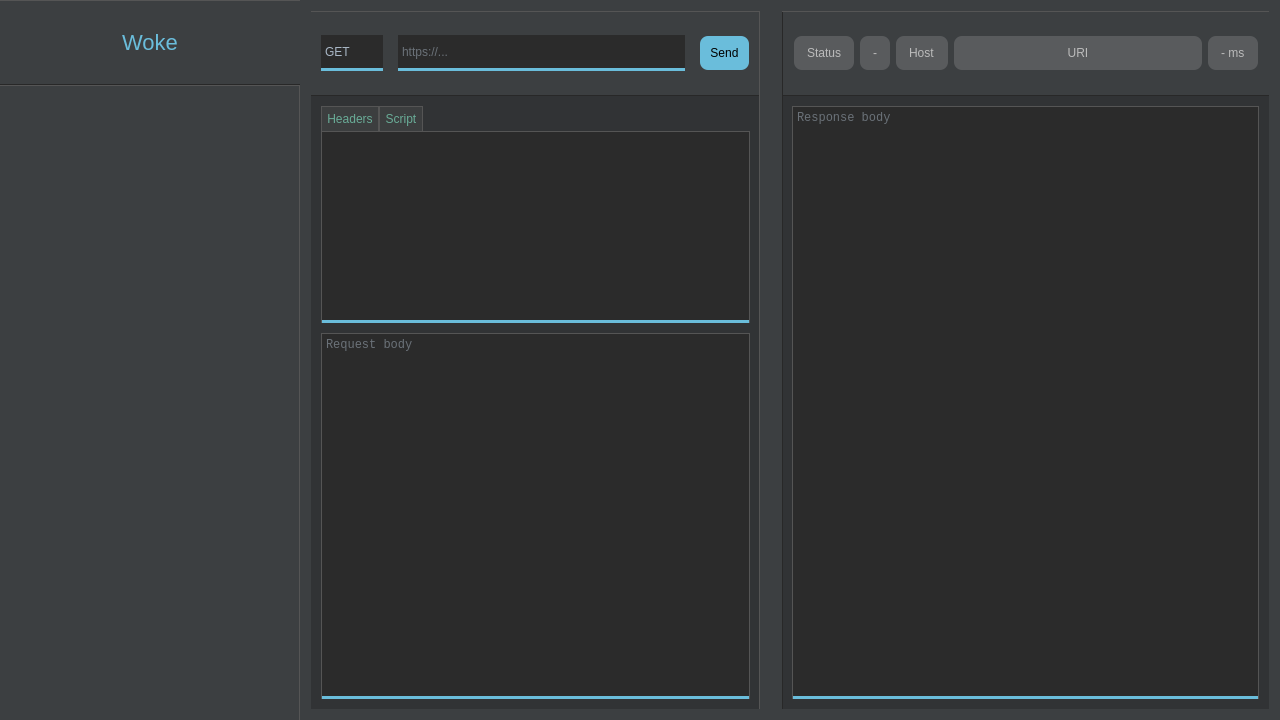
<?xml version="1.0" encoding="UTF-8"?>
<ui version="4.0">
 <class>MainWindow</class>
 <widget class="QMainWindow" name="MainWindow">
  <property name="geometry">
   <rect>
    <x>0</x>
    <y>0</y>
    <width>1280</width>
    <height>720</height>
   </rect>
  </property>
  <property name="windowTitle">
   <string>MainWindow</string>
  </property>
  <property name="styleSheet">
   <string notr="true">QScrollBar:horizontal {
    border: 2px solid grey;
    background: #545454;
    height: 15px;
    margin: 0px 20px 0 20px;
}
QScrollBar::handle:horizontal {
    background: #545454;
    min-width: 20px;
}
QScrollBar::add-line:horizontal {
    border: 2px solid grey;
    background: #545454;
    width: 20px;
    subcontrol-position: right;
    subcontrol-origin: margin;
}

QScrollBar::sub-line:horizontal {
    border: 2px solid grey;
    background: #545454;
    width: 20px;
    subcontrol-position: left;
    subcontrol-origin: margin;
}

QScrollBar:vertical {
    border: 2px solid grey;
    background: #545454;
    height: 15px;
    margin: 0px 20px 0 20px;
}
QScrollBar::handle:vertical {
    background: #545454;
    min-width: 20px;
}
QScrollBar::add-line:vertical {
    border: 2px solid grey;
    background: #545454;
    width: 20px;
    subcontrol-position: right;
    subcontrol-origin: margin;
}

QScrollBar::sub-line:vertical {
    border: 2px solid grey;
    background: #545454;
    width: 20px;
    subcontrol-position: left;
    subcontrol-origin: margin;
}

QPlainTextEdit {
	background-color: #2b2b2b;
	border-top: 1px solid #555555;
	border-right: 1px solid #555555;
	border-left: 1px solid #555555;
	border-bottom: 3px solid #6ABDDB;
	color: #a9b7c6;
	font-family: mono;
}

QLineEdit {
	background-color: #2b2b2b;
	border: none;
	border-bottom: 3px solid #6ABDDB;
	color: #a9b7c6;
	padding-left: 2px;
}

QListView {
	color: #a9b7c6;
	background-color: #3c3f41;
}</string>
  </property>
  <widget class="QWidget" name="centralWidget">
   <property name="styleSheet">
    <string notr="true">#centralWidget {
	background-color: #3c3f41;
}</string>
   </property>
   <layout class="QHBoxLayout" name="horizontalLayout_2" stretch="0,1">
    <property name="spacing">
     <number>0</number>
    </property>
    <property name="leftMargin">
     <number>0</number>
    </property>
    <property name="topMargin">
     <number>0</number>
    </property>
    <property name="rightMargin">
     <number>0</number>
    </property>
    <property name="bottomMargin">
     <number>0</number>
    </property>
    <item>
     <layout class="QHBoxLayout" name="recReqsLayout">
      <property name="spacing">
       <number>0</number>
      </property>
      <item>
       <layout class="QVBoxLayout" name="verticalLayout" stretch="0,0,0">
        <property name="spacing">
         <number>0</number>
        </property>
        <item>
         <layout class="QHBoxLayout" name="horizontalLayout">
          <property name="spacing">
           <number>0</number>
          </property>
          <property name="leftMargin">
           <number>0</number>
          </property>
          <property name="topMargin">
           <number>0</number>
          </property>
          <property name="rightMargin">
           <number>0</number>
          </property>
          <property name="bottomMargin">
           <number>0</number>
          </property>
          <item>
           <widget class="QLabel" name="wokeLabel">
            <property name="sizePolicy">
             <sizepolicy hsizetype="Expanding" vsizetype="Fixed">
              <horstretch>0</horstretch>
              <verstretch>0</verstretch>
             </sizepolicy>
            </property>
            <property name="minimumSize">
             <size>
              <width>0</width>
              <height>85</height>
             </size>
            </property>
            <property name="styleSheet">
             <string notr="true">#wokeLabel {
	background-color: #3c3f41;
	color: #6ABDDB;
	font-size: 22px;
	border-top: 1px solid #555555;
	border-bottom: 1px solid #282828;
}</string>
            </property>
            <property name="text">
             <string>Woke</string>
            </property>
            <property name="textFormat">
             <enum>Qt::PlainText</enum>
            </property>
            <property name="alignment">
             <set>Qt::AlignCenter</set>
            </property>
           </widget>
          </item>
          <item>
           <spacer name="verticalSpacer_3">
            <property name="orientation">
             <enum>Qt::Vertical</enum>
            </property>
            <property name="sizeType">
             <enum>QSizePolicy::Fixed</enum>
            </property>
            <property name="sizeHint" stdset="0">
             <size>
              <width>0</width>
              <height>80</height>
             </size>
            </property>
           </spacer>
          </item>
         </layout>
        </item>
        <item>
         <widget class="QFrame" name="recReqsFrame">
          <property name="sizePolicy">
           <sizepolicy hsizetype="Expanding" vsizetype="Expanding">
            <horstretch>0</horstretch>
            <verstretch>0</verstretch>
           </sizepolicy>
          </property>
          <property name="styleSheet">
           <string notr="true">#recReqsFrame {
	border-top: 1px solid #555555;
	border-right: 1px solid #555555;
}</string>
          </property>
          <property name="frameShape">
           <enum>QFrame::NoFrame</enum>
          </property>
          <property name="frameShadow">
           <enum>QFrame::Raised</enum>
          </property>
          <layout class="QVBoxLayout" name="verticalLayout_4">
           <item>
            <widget class="QListWidget" name="recentRequestsListWidget">
             <property name="frameShape">
              <enum>QFrame::NoFrame</enum>
             </property>
            </widget>
           </item>
          </layout>
         </widget>
        </item>
        <item>
         <spacer name="horizontalSpacer_2">
          <property name="orientation">
           <enum>Qt::Horizontal</enum>
          </property>
          <property name="sizeType">
           <enum>QSizePolicy::Fixed</enum>
          </property>
          <property name="sizeHint" stdset="0">
           <size>
            <width>300</width>
            <height>0</height>
           </size>
          </property>
         </spacer>
        </item>
       </layout>
      </item>
     </layout>
    </item>
    <item>
     <widget class="QSplitter" name="reqResSplitter">
      <property name="sizePolicy">
       <sizepolicy hsizetype="Expanding" vsizetype="Expanding">
        <horstretch>0</horstretch>
        <verstretch>0</verstretch>
       </sizepolicy>
      </property>
      <property name="lineWidth">
       <number>0</number>
      </property>
      <property name="orientation">
       <enum>Qt::Horizontal</enum>
      </property>
      <property name="handleWidth">
       <number>0</number>
      </property>
      <widget class="QWidget" name="verticalLayoutWidget">
       <layout class="QVBoxLayout" name="reqLayout" stretch="0,0">
        <property name="spacing">
         <number>0</number>
        </property>
        <item>
         <widget class="QFrame" name="reqInfoFrame">
          <property name="sizePolicy">
           <sizepolicy hsizetype="Expanding" vsizetype="Fixed">
            <horstretch>0</horstretch>
            <verstretch>85</verstretch>
           </sizepolicy>
          </property>
          <property name="minimumSize">
           <size>
            <width>0</width>
            <height>85</height>
           </size>
          </property>
          <property name="layoutDirection">
           <enum>Qt::LeftToRight</enum>
          </property>
          <property name="autoFillBackground">
           <bool>false</bool>
          </property>
          <property name="styleSheet">
           <string notr="true">#reqInfoFrame {
	background-color: #3c3f41;
	border-right: 1px solid #555555;
	border-top: 1px solid #555555;
	border-bottom: 1px solid #282828;
}</string>
          </property>
          <property name="frameShape">
           <enum>QFrame::NoFrame</enum>
          </property>
          <property name="frameShadow">
           <enum>QFrame::Plain</enum>
          </property>
          <property name="lineWidth">
           <number>0</number>
          </property>
          <layout class="QHBoxLayout" name="horizontalLayout_3">
           <property name="spacing">
            <number>0</number>
           </property>
           <property name="leftMargin">
            <number>0</number>
           </property>
           <property name="topMargin">
            <number>0</number>
           </property>
           <property name="rightMargin">
            <number>0</number>
           </property>
           <property name="bottomMargin">
            <number>0</number>
           </property>
           <item>
            <layout class="QHBoxLayout" name="requestFormLayout" stretch="0,0,1,0,0,0">
             <property name="spacing">
              <number>0</number>
             </property>
             <property name="sizeConstraint">
              <enum>QLayout::SetMaximumSize</enum>
             </property>
             <property name="leftMargin">
              <number>10</number>
             </property>
             <property name="topMargin">
              <number>0</number>
             </property>
             <property name="rightMargin">
              <number>10</number>
             </property>
             <property name="bottomMargin">
              <number>0</number>
             </property>
             <item>
              <widget class="QLineEdit" name="verbInput">
               <property name="sizePolicy">
                <sizepolicy hsizetype="Fixed" vsizetype="Fixed">
                 <horstretch>0</horstretch>
                 <verstretch>0</verstretch>
                </sizepolicy>
               </property>
               <property name="minimumSize">
                <size>
                 <width>60</width>
                 <height>36</height>
                </size>
               </property>
               <property name="baseSize">
                <size>
                 <width>0</width>
                 <height>0</height>
                </size>
               </property>
               <property name="contextMenuPolicy">
                <enum>Qt::NoContextMenu</enum>
               </property>
               <property name="toolTipDuration">
                <number>11</number>
               </property>
               <property name="styleSheet">
                <string notr="true">#verbInput {
	width: 60px;
}</string>
               </property>
               <property name="inputMask">
                <string/>
               </property>
               <property name="text">
                <string>GET</string>
               </property>
               <property name="maxLength">
                <number>32767</number>
               </property>
               <property name="placeholderText">
                <string/>
               </property>
              </widget>
             </item>
             <item>
              <spacer name="horizontalSpacer">
               <property name="orientation">
                <enum>Qt::Horizontal</enum>
               </property>
               <property name="sizeType">
                <enum>QSizePolicy::Fixed</enum>
               </property>
               <property name="sizeHint" stdset="0">
                <size>
                 <width>15</width>
                 <height>0</height>
                </size>
               </property>
              </spacer>
             </item>
             <item>
              <widget class="QLineEdit" name="urlTextInput">
               <property name="sizePolicy">
                <sizepolicy hsizetype="Expanding" vsizetype="Fixed">
                 <horstretch>0</horstretch>
                 <verstretch>0</verstretch>
                </sizepolicy>
               </property>
               <property name="minimumSize">
                <size>
                 <width>0</width>
                 <height>36</height>
                </size>
               </property>
               <property name="styleSheet">
                <string notr="true"/>
               </property>
               <property name="placeholderText">
                <string>https://...</string>
               </property>
              </widget>
             </item>
             <item>
              <spacer name="horizontalSpacer_3">
               <property name="orientation">
                <enum>Qt::Horizontal</enum>
               </property>
               <property name="sizeType">
                <enum>QSizePolicy::Fixed</enum>
               </property>
               <property name="sizeHint" stdset="0">
                <size>
                 <width>15</width>
                 <height>0</height>
                </size>
               </property>
              </spacer>
             </item>
             <item>
              <widget class="QPushButton" name="sendButton">
               <property name="styleSheet">
                <string notr="true">#sendButton {
	background-color: #6ABDDB;
	color: #000000;
	border: none;
	padding: 10px;
	border-radius: 8px;
}</string>
               </property>
               <property name="text">
                <string>Send</string>
               </property>
               <property name="flat">
                <bool>false</bool>
               </property>
              </widget>
             </item>
             <item>
              <spacer name="verticalSpacer_2">
               <property name="orientation">
                <enum>Qt::Vertical</enum>
               </property>
               <property name="sizeType">
                <enum>QSizePolicy::Fixed</enum>
               </property>
               <property name="sizeHint" stdset="0">
                <size>
                 <width>0</width>
                 <height>80</height>
                </size>
               </property>
              </spacer>
             </item>
            </layout>
           </item>
          </layout>
         </widget>
        </item>
        <item>
         <widget class="QFrame" name="reqFrame">
          <property name="sizePolicy">
           <sizepolicy hsizetype="Expanding" vsizetype="Expanding">
            <horstretch>0</horstretch>
            <verstretch>0</verstretch>
           </sizepolicy>
          </property>
          <property name="styleSheet">
           <string notr="true">#reqFrame {
	background-color: #313335;
	border-right: 1px solid #555555;
}</string>
          </property>
          <property name="frameShape">
           <enum>QFrame::NoFrame</enum>
          </property>
          <property name="frameShadow">
           <enum>QFrame::Raised</enum>
          </property>
          <layout class="QVBoxLayout" name="verticalLayout_2">
           <property name="spacing">
            <number>0</number>
           </property>
           <property name="leftMargin">
            <number>10</number>
           </property>
           <property name="topMargin">
            <number>10</number>
           </property>
           <property name="rightMargin">
            <number>10</number>
           </property>
           <property name="bottomMargin">
            <number>10</number>
           </property>
           <item>
            <layout class="QHBoxLayout" name="tabsLayout">
             <property name="spacing">
              <number>0</number>
             </property>
             <item>
              <widget class="QPushButton" name="headersButton">
               <property name="sizePolicy">
                <sizepolicy hsizetype="Fixed" vsizetype="Fixed">
                 <horstretch>0</horstretch>
                 <verstretch>0</verstretch>
                </sizepolicy>
               </property>
               <property name="styleSheet">
                <string notr="true">#headersButton {
	background-color: #3c3e3f;
	border: none;
	border-bottom: #69ac97;
	border-top: 1px solid #555555;
	border-right: 1px solid #555555;
	border-left: 1px solid #555555;
	color: #69ac97;
	padding: 5px;
}</string>
               </property>
               <property name="text">
                <string>Headers</string>
               </property>
              </widget>
             </item>
             <item>
              <widget class="QPushButton" name="scriptButton">
               <property name="styleSheet">
                <string notr="true">#scriptButton {
	background-color: #3c3e3f;
	border: none;
	border-bottom: #69ac97;
	border-top: 1px solid #555555;
	border-right: 1px solid #555555;
	border-left: 1px solid #555555;
	color: #69ac97;
	padding: 5px;
}</string>
               </property>
               <property name="text">
                <string>Script</string>
               </property>
              </widget>
             </item>
             <item>
              <spacer name="horizontalSpacer_4">
               <property name="orientation">
                <enum>Qt::Horizontal</enum>
               </property>
               <property name="sizeHint" stdset="0">
                <size>
                 <width>40</width>
                 <height>20</height>
                </size>
               </property>
              </spacer>
             </item>
            </layout>
           </item>
           <item>
            <widget class="QPlainTextEdit" name="headersInput">
             <property name="sizePolicy">
              <sizepolicy hsizetype="Expanding" vsizetype="Minimum">
               <horstretch>0</horstretch>
               <verstretch>0</verstretch>
              </sizepolicy>
             </property>
             <property name="styleSheet">
              <string notr="true"/>
             </property>
             <property name="frameShape">
              <enum>QFrame::NoFrame</enum>
             </property>
             <property name="lineWrapMode">
              <enum>QPlainTextEdit::NoWrap</enum>
             </property>
            </widget>
           </item>
           <item>
            <widget class="QPlainTextEdit" name="bodyInput">
             <property name="styleSheet">
              <string notr="true">#bodyInput {
	margin-top: 10px;
}</string>
             </property>
             <property name="frameShape">
              <enum>QFrame::NoFrame</enum>
             </property>
             <property name="lineWrapMode">
              <enum>QPlainTextEdit::NoWrap</enum>
             </property>
             <property name="placeholderText">
              <string>Request body</string>
             </property>
            </widget>
           </item>
          </layout>
         </widget>
        </item>
       </layout>
      </widget>
      <widget class="QWidget" name="verticalLayoutWidget_2">
       <layout class="QVBoxLayout" name="resLayout" stretch="0,0">
        <property name="spacing">
         <number>0</number>
        </property>
        <item>
         <widget class="QFrame" name="resStatusFrame">
          <property name="sizePolicy">
           <sizepolicy hsizetype="Expanding" vsizetype="Fixed">
            <horstretch>0</horstretch>
            <verstretch>0</verstretch>
           </sizepolicy>
          </property>
          <property name="minimumSize">
           <size>
            <width>300</width>
            <height>85</height>
           </size>
          </property>
          <property name="styleSheet">
           <string notr="true">#resStatusFrame {
	background-color: #3c3f41;
	border-top: 1px solid #555555;
	border-bottom: 1px solid #282828;
	border-left: 1px solid #282828;
}</string>
          </property>
          <property name="frameShape">
           <enum>QFrame::NoFrame</enum>
          </property>
          <property name="frameShadow">
           <enum>QFrame::Raised</enum>
          </property>
          <layout class="QHBoxLayout" name="horizontalLayout_4">
           <item>
            <widget class="QLabel" name="statusCodeLabel">
             <property name="sizePolicy">
              <sizepolicy hsizetype="Minimum" vsizetype="Fixed">
               <horstretch>0</horstretch>
               <verstretch>0</verstretch>
              </sizepolicy>
             </property>
             <property name="styleSheet">
              <string notr="true">#statusCodeLabel {
	background-color: #595b5d;
	color: #bbbbbb;
	border: none;
	padding: 10px;
	border-radius: 8px;
}</string>
             </property>
             <property name="text">
              <string>Status</string>
             </property>
            </widget>
           </item>
           <item>
            <widget class="QLabel" name="verbLabel">
             <property name="sizePolicy">
              <sizepolicy hsizetype="Preferred" vsizetype="Fixed">
               <horstretch>0</horstretch>
               <verstretch>0</verstretch>
              </sizepolicy>
             </property>
             <property name="minimumSize">
              <size>
               <width>0</width>
               <height>0</height>
              </size>
             </property>
             <property name="styleSheet">
              <string notr="true">#verbLabel {
	background-color: #595b5d;
	color: #bbbbbb;
	border: none;
	padding: 10px;
	border-radius: 8px;
}</string>
             </property>
             <property name="text">
              <string>-</string>
             </property>
            </widget>
           </item>
           <item>
            <widget class="QLabel" name="hostLabel">
             <property name="sizePolicy">
              <sizepolicy hsizetype="Preferred" vsizetype="Fixed">
               <horstretch>0</horstretch>
               <verstretch>0</verstretch>
              </sizepolicy>
             </property>
             <property name="styleSheet">
              <string notr="true">#hostLabel {
	background-color: #595b5d;
	color: #bbbbbb;
	border: none;
	padding: 10px;
	border-radius: 8px;
}</string>
             </property>
             <property name="text">
              <string>Host</string>
             </property>
             <property name="textInteractionFlags">
              <set>Qt::LinksAccessibleByMouse|Qt::TextSelectableByKeyboard|Qt::TextSelectableByMouse</set>
             </property>
            </widget>
           </item>
           <item>
            <widget class="QLabel" name="uriLabel">
             <property name="sizePolicy">
              <sizepolicy hsizetype="Expanding" vsizetype="Fixed">
               <horstretch>0</horstretch>
               <verstretch>0</verstretch>
              </sizepolicy>
             </property>
             <property name="styleSheet">
              <string notr="true">#uriLabel {
	background-color: #595b5d;
	color: #bbbbbb;
	border: none;
	padding: 10px;
	border-radius: 8px;
}</string>
             </property>
             <property name="text">
              <string>URI</string>
             </property>
             <property name="alignment">
              <set>Qt::AlignCenter</set>
             </property>
             <property name="textInteractionFlags">
              <set>Qt::LinksAccessibleByMouse|Qt::TextSelectableByKeyboard|Qt::TextSelectableByMouse</set>
             </property>
            </widget>
           </item>
           <item>
            <widget class="QLabel" name="timeLabel">
             <property name="sizePolicy">
              <sizepolicy hsizetype="Preferred" vsizetype="Fixed">
               <horstretch>0</horstretch>
               <verstretch>0</verstretch>
              </sizepolicy>
             </property>
             <property name="styleSheet">
              <string notr="true">#timeLabel {
	background-color: #595b5d;
	color: #bbbbbb;
	border: none;
	padding: 10px;
	border-radius: 8px;
}</string>
             </property>
             <property name="text">
              <string>- ms</string>
             </property>
            </widget>
           </item>
          </layout>
         </widget>
        </item>
        <item>
         <widget class="QFrame" name="resFrame">
          <property name="styleSheet">
           <string notr="true">#resFrame {
	background-color: #313335;
	border-left: 1px solid #282828;
}</string>
          </property>
          <property name="frameShape">
           <enum>QFrame::NoFrame</enum>
          </property>
          <property name="frameShadow">
           <enum>QFrame::Raised</enum>
          </property>
          <layout class="QVBoxLayout" name="verticalLayout_3">
           <property name="spacing">
            <number>10</number>
           </property>
           <property name="leftMargin">
            <number>10</number>
           </property>
           <property name="topMargin">
            <number>10</number>
           </property>
           <property name="rightMargin">
            <number>10</number>
           </property>
           <property name="bottomMargin">
            <number>10</number>
           </property>
           <item>
            <widget class="QPlainTextEdit" name="responseBodyInput">
             <property name="styleSheet">
              <string notr="true"/>
             </property>
             <property name="frameShape">
              <enum>QFrame::NoFrame</enum>
             </property>
             <property name="lineWidth">
              <number>0</number>
             </property>
             <property name="lineWrapMode">
              <enum>QPlainTextEdit::NoWrap</enum>
             </property>
             <property name="placeholderText">
              <string>Response body</string>
             </property>
            </widget>
           </item>
          </layout>
         </widget>
        </item>
       </layout>
      </widget>
     </widget>
    </item>
   </layout>
  </widget>
 </widget>
 <layoutdefault spacing="6" margin="11"/>
 <resources/>
 <connections>
  <connection>
   <sender>urlTextInput</sender>
   <signal>textChanged(QString)</signal>
   <receiver>MainWindow</receiver>
   <slot>update()</slot>
   <hints>
    <hint type="sourcelabel">
     <x>512</x>
     <y>42</y>
    </hint>
    <hint type="destinationlabel">
     <x>573</x>
     <y>345</y>
    </hint>
   </hints>
  </connection>
 </connections>
</ui>
